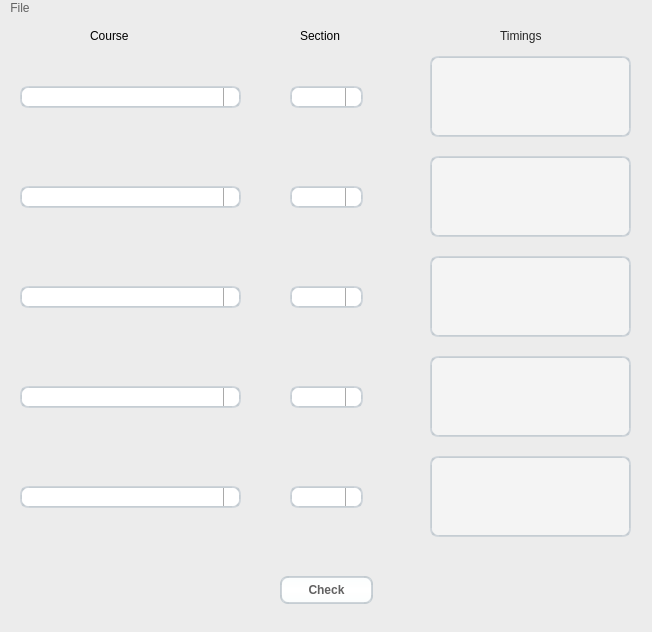
 <widget class="QMainWindow" name="MainWindow">
  <property name="geometry">
   <rect>
    <x>0</x>
    <y>0</y>
    <width>652</width>
    <height>632</height>
   </rect>
  </property>
  <property name="font">
   <font>
    <family>Microsoft JhengHei UI</family>
   </font>
  </property>
  <property name="windowTitle">
   <string>Visual Planning</string>
  </property>
  <property name="autoFillBackground">
   <bool>false</bool>
  </property>
  <property name="styleSheet">
   <string notr="true">QMainWindow {
    background-color:#ececec;
}

QMenuBar {
    background-color: #ececec;
}
QMenuBar::item {
    color: #616161;
    spacing: 3px;
    padding: 1px 4px;
    background-color: #ececec;
}

QMenuBar::item:selected {
    background-color: #dadada;
    color: #3d3d3d;
}
QMenu {
    background-color: #ececec;
}
QMenu::item:selected {
    background-color: #dadada;
    color: #3d3d3d;
}
QMenu::item {
    color: #616161;;
    background-color: #e0e0e0;
}
QTabWidget {
    color:rgb(0,0,0);
    background-color:#000000;
}
QTabWidget::pane {
    border-color: #050a0e;
    background-color: #e0e0e0;
    border-width: 1px;
    border-radius: 4px;
    position: absolute;
    top: -0.5em;
    padding-top: 0.5em;
}

QTabWidget::tab-bar {
    alignment: center;
}

QTabBar::tab {
    border-bottom: 1px solid #c0c0c0;
    padding: 3px;
    color: #272727;
    background-color: #fefefc;
    margin-left:0px;
}
QTabBar::tab:!last {
    border-right: 1px solid;
    border-right-color: #c0c0c0;
    border-bottom-color: #c0c0c0;
}
QTabBar::tab:first {
    border-top-left-radius: 4px;
    border-bottom-left-radius: 4px;
}
QTabBar::tab:last {
    border-top-right-radius: 4px;
    border-bottom-right-radius: 4px;
}
QTabBar::tab:selected, QTabBar::tab:last:selected, QTabBar::tab:hover {
    color: #FFFFFF;
    background-color: qlineargradient(spread:pad, x1:0.5, y1:0, x2:0.5, y2:1, stop:0 #84afe5, stop:1 #1168e4);
}

</string>
  </property>
  <widget class="QWidget" name="centralwidget">
   <widget class="QLabel" name="label">
    <property name="geometry">
     <rect>
      <x>90</x>
      <y>10</y>
      <width>61</width>
      <height>20</height>
     </rect>
    </property>
    <property name="font">
     <font>
      <family>Microsoft JhengHei UI</family>
      <pointsize>9</pointsize>
     </font>
    </property>
    <property name="text">
     <string>Course</string>
    </property>
   </widget>
   <widget class="QLabel" name="label_2">
    <property name="geometry">
     <rect>
      <x>300</x>
      <y>10</y>
      <width>61</width>
      <height>20</height>
     </rect>
    </property>
    <property name="font">
     <font>
      <family>Microsoft JhengHei UI</family>
      <pointsize>9</pointsize>
     </font>
    </property>
    <property name="text">
     <string>Section</string>
    </property>
   </widget>
   <widget class="QLabel" name="label_3">
    <property name="geometry">
     <rect>
      <x>500</x>
      <y>10</y>
      <width>61</width>
      <height>20</height>
     </rect>
    </property>
    <property name="font">
     <font>
      <family>Microsoft JhengHei UI</family>
      <pointsize>9</pointsize>
     </font>
    </property>
    <property name="styleSheet">
     <string notr="true">QLabel
{
    color: #272727;
}</string>
    </property>
    <property name="text">
     <string>Timings</string>
    </property>
   </widget>
   <widget class="QComboBox" name="comboBox">
    <property name="geometry">
     <rect>
      <x>20</x>
      <y>70</y>
      <width>221</width>
      <height>22</height>
     </rect>
    </property>
    <property name="styleSheet">
     <string notr="true">QComboBox, QFontComboBox {
    border-width: 2px;
    border-radius: 8px;
    border-style: solid;
    border-top-color: qlineargradient(spread:pad, x1:0.5, y1:1, x2:0.5, y2:0, stop:0 #c1c9cf, stop:1 #d2d8dd);
    border-right-color: qlineargradient(spread:pad, x1:0, y1:0, x2:1, y2:0, stop:0 #c1c9cf, stop:1 #d2d8dd);
    border-bottom-color: qlineargradient(spread:pad, x1:0.5, y1:0, x2:0.5, y2:1, stop:0 #c1c9cf, stop:1 #d2d8dd);
    border-left-color: qlineargradient(spread:pad, x1:1, y1:0, x2:0, y2:0, stop:0 #c1c9cf, stop:1 #d2d8dd);
    background-color: #f4f4f4;
    color: #272727;
    padding-left: 5px;
}
QComboBox:editable, QComboBox:!editable, QComboBox::drop-down:editable, QComboBox:!editable:on, QComboBox::drop-down:editable:on {
    background: #ffffff;
}
QComboBox::drop-down {
    subcontrol-origin: padding;
    subcontrol-position: top right;
    width: 15px;
    color: #272727;
    border-left-width: 1px;
    border-left-color: darkgray;
    border-left-style: solid;
    border-top-right-radius: 3px;
    border-bottom-right-radius: 3px;
}
QComboBox::down-arrow {
    image: url(C:/Users/fahad/Documents/Pycharm Projects/Project/arrow.png); /*Adawaita icon thene*/
}

QComboBox::down-arrow:on {
    top: 1px;
    left: 1px;
}
QComboBox QAbstractItemView {
    border: 1px solid darkgray;
    border-radius: 8px;
    selection-background-color: #dadada;
    selection-color: #272727;
    color: #272727;
    background: white;
}</string>
    </property>
   </widget>
   <widget class="QComboBox" name="comboBox_2">
    <property name="geometry">
     <rect>
      <x>290</x>
      <y>70</y>
      <width>73</width>
      <height>22</height>
     </rect>
    </property>
    <property name="styleSheet">
     <string notr="true">QComboBox, QFontComboBox {
    border-width: 2px;
    border-radius: 8px;
    border-style: solid;
    border-top-color: qlineargradient(spread:pad, x1:0.5, y1:1, x2:0.5, y2:0, stop:0 #c1c9cf, stop:1 #d2d8dd);
    border-right-color: qlineargradient(spread:pad, x1:0, y1:0, x2:1, y2:0, stop:0 #c1c9cf, stop:1 #d2d8dd);
    border-bottom-color: qlineargradient(spread:pad, x1:0.5, y1:0, x2:0.5, y2:1, stop:0 #c1c9cf, stop:1 #d2d8dd);
    border-left-color: qlineargradient(spread:pad, x1:1, y1:0, x2:0, y2:0, stop:0 #c1c9cf, stop:1 #d2d8dd);
    background-color: #f4f4f4;
    color: #272727;
    padding-left: 5px;
}
QComboBox:editable, QComboBox:!editable, QComboBox::drop-down:editable, QComboBox:!editable:on, QComboBox::drop-down:editable:on {
    background: #ffffff;
}
QComboBox::drop-down {
    subcontrol-origin: padding;
    subcontrol-position: top right;
    width: 15px;
    color: #272727;
    border-left-width: 1px;
    border-left-color: darkgray;
    border-left-style: solid;
    border-top-right-radius: 3px;
    border-bottom-right-radius: 3px;
}
QComboBox::down-arrow {
    image: url(C:/Users/fahad/Documents/Pycharm Projects/Project/arrow.png); /*Adawaita icon thene*/
}

QComboBox::down-arrow:on {
    top: 1px;
    left: 1px;
}
QComboBox QAbstractItemView {
    border: 1px solid darkgray;
    border-radius: 8px;
    selection-background-color: #dadada;
    selection-color: #272727;
    color: #272727;
    background: white;
}</string>
    </property>
   </widget>
   <widget class="QTextEdit" name="textEdit">
    <property name="enabled">
     <bool>false</bool>
    </property>
    <property name="geometry">
     <rect>
      <x>430</x>
      <y>40</y>
      <width>201</width>
      <height>81</height>
     </rect>
    </property>
    <property name="font">
     <font>
      <family>Microsoft JhengHei UI</family>
      <pointsize>7</pointsize>
      <weight>50</weight>
      <bold>false</bold>
     </font>
    </property>
    <property name="autoFillBackground">
     <bool>false</bool>
    </property>
    <property name="styleSheet">
     <string notr="true">QTextEdit 
{
    border-width: 2px;
    border-radius: 8px;
    border-style: solid;
    border-top-color: qlineargradient(spread:pad, x1:0.5, y1:1, x2:0.5, y2:0, stop:0 #c1c9cf, stop:1 #d2d8dd);
    border-right-color: qlineargradient(spread:pad, x1:0, y1:0, x2:1, y2:0, stop:0 #c1c9cf, stop:1 #d2d8dd);
    border-bottom-color: qlineargradient(spread:pad, x1:0.5, y1:0, x2:0.5, y2:1, stop:0 #c1c9cf, stop:1 #d2d8dd);
    border-left-color: qlineargradient(spread:pad, x1:1, y1:0, x2:0, y2:0, stop:0 #c1c9cf, stop:1 #d2d8dd);
    background-color: #f4f4f4;
    color: #3d3d3d;
}

QTextEdit:focus
{
    border-width: 2px;
    border-radius: 8px;
    border-style: solid;
    border-top-color: qlineargradient(spread:pad, x1:0.5, y1:1, x2:0.5, y2:0, stop:0 #85b7e3, stop:1 #9ec1db);
    border-right-color: qlineargradient(spread:pad, x1:0, y1:0, x2:1, y2:0, stop:0 #85b7e3, stop:1 #9ec1db);
    border-bottom-color: qlineargradient(spread:pad, x1:0.5, y1:0, x2:0.5, y2:1, stop:0 #85b7e3, stop:1 #9ec1db);
    border-left-color: qlineargradient(spread:pad, x1:1, y1:0, x2:0, y2:0, stop:0 #85b7e3, stop:1 #9ec1db);
    background-color: #f4f4f4;
    color: #3d3d3d;
}
QTextEdit:disabled 
{
    color: #b9b9b9;
}</string>
    </property>
    <property name="frameShadow">
     <enum>QFrame::Raised</enum>
    </property>
   </widget>
   <widget class="QComboBox" name="comboBox_3">
    <property name="geometry">
     <rect>
      <x>20</x>
      <y>170</y>
      <width>221</width>
      <height>22</height>
     </rect>
    </property>
    <property name="styleSheet">
     <string notr="true">QComboBox, QFontComboBox {
    border-width: 2px;
    border-radius: 8px;
    border-style: solid;
    border-top-color: qlineargradient(spread:pad, x1:0.5, y1:1, x2:0.5, y2:0, stop:0 #c1c9cf, stop:1 #d2d8dd);
    border-right-color: qlineargradient(spread:pad, x1:0, y1:0, x2:1, y2:0, stop:0 #c1c9cf, stop:1 #d2d8dd);
    border-bottom-color: qlineargradient(spread:pad, x1:0.5, y1:0, x2:0.5, y2:1, stop:0 #c1c9cf, stop:1 #d2d8dd);
    border-left-color: qlineargradient(spread:pad, x1:1, y1:0, x2:0, y2:0, stop:0 #c1c9cf, stop:1 #d2d8dd);
    background-color: #f4f4f4;
    color: #272727;
    padding-left: 5px;
}
QComboBox:editable, QComboBox:!editable, QComboBox::drop-down:editable, QComboBox:!editable:on, QComboBox::drop-down:editable:on {
    background: #ffffff;
}
QComboBox::drop-down {
    subcontrol-origin: padding;
    subcontrol-position: top right;
    width: 15px;
    color: #272727;
    border-left-width: 1px;
    border-left-color: darkgray;
    border-left-style: solid;
    border-top-right-radius: 3px;
    border-bottom-right-radius: 3px;
}
QComboBox::down-arrow {
    image: url(C:/Users/fahad/Documents/Pycharm Projects/Project/arrow.png); /*Adawaita icon thene*/
}

QComboBox::down-arrow:on {
    top: 1px;
    left: 1px;
}
QComboBox QAbstractItemView {
    border: 1px solid darkgray;
    border-radius: 8px;
    selection-background-color: #dadada;
    selection-color: #272727;
    color: #272727;
    background: white;
}</string>
    </property>
   </widget>
   <widget class="QTextEdit" name="textEdit_2">
    <property name="enabled">
     <bool>false</bool>
    </property>
    <property name="geometry">
     <rect>
      <x>430</x>
      <y>140</y>
      <width>201</width>
      <height>81</height>
     </rect>
    </property>
    <property name="font">
     <font>
      <family>Microsoft JhengHei UI</family>
      <pointsize>7</pointsize>
      <weight>50</weight>
      <bold>false</bold>
     </font>
    </property>
    <property name="styleSheet">
     <string notr="true">QTextEdit 
{
    border-width: 2px;
    border-radius: 8px;
    border-style: solid;
    border-top-color: qlineargradient(spread:pad, x1:0.5, y1:1, x2:0.5, y2:0, stop:0 #c1c9cf, stop:1 #d2d8dd);
    border-right-color: qlineargradient(spread:pad, x1:0, y1:0, x2:1, y2:0, stop:0 #c1c9cf, stop:1 #d2d8dd);
    border-bottom-color: qlineargradient(spread:pad, x1:0.5, y1:0, x2:0.5, y2:1, stop:0 #c1c9cf, stop:1 #d2d8dd);
    border-left-color: qlineargradient(spread:pad, x1:1, y1:0, x2:0, y2:0, stop:0 #c1c9cf, stop:1 #d2d8dd);
    background-color: #f4f4f4;
    color: #3d3d3d;
}

QTextEdit:focus
{
    border-width: 2px;
    border-radius: 8px;
    border-style: solid;
    border-top-color: qlineargradient(spread:pad, x1:0.5, y1:1, x2:0.5, y2:0, stop:0 #85b7e3, stop:1 #9ec1db);
    border-right-color: qlineargradient(spread:pad, x1:0, y1:0, x2:1, y2:0, stop:0 #85b7e3, stop:1 #9ec1db);
    border-bottom-color: qlineargradient(spread:pad, x1:0.5, y1:0, x2:0.5, y2:1, stop:0 #85b7e3, stop:1 #9ec1db);
    border-left-color: qlineargradient(spread:pad, x1:1, y1:0, x2:0, y2:0, stop:0 #85b7e3, stop:1 #9ec1db);
    background-color: #f4f4f4;
    color: #3d3d3d;
}
QTextEdit:disabled 
{
    color: #b9b9b9;
}</string>
    </property>
   </widget>
   <widget class="QComboBox" name="comboBox_4">
    <property name="geometry">
     <rect>
      <x>290</x>
      <y>170</y>
      <width>73</width>
      <height>22</height>
     </rect>
    </property>
    <property name="styleSheet">
     <string notr="true">QComboBox, QFontComboBox {
    border-width: 2px;
    border-radius: 8px;
    border-style: solid;
    border-top-color: qlineargradient(spread:pad, x1:0.5, y1:1, x2:0.5, y2:0, stop:0 #c1c9cf, stop:1 #d2d8dd);
    border-right-color: qlineargradient(spread:pad, x1:0, y1:0, x2:1, y2:0, stop:0 #c1c9cf, stop:1 #d2d8dd);
    border-bottom-color: qlineargradient(spread:pad, x1:0.5, y1:0, x2:0.5, y2:1, stop:0 #c1c9cf, stop:1 #d2d8dd);
    border-left-color: qlineargradient(spread:pad, x1:1, y1:0, x2:0, y2:0, stop:0 #c1c9cf, stop:1 #d2d8dd);
    background-color: #f4f4f4;
    color: #272727;
    padding-left: 5px;
}
QComboBox:editable, QComboBox:!editable, QComboBox::drop-down:editable, QComboBox:!editable:on, QComboBox::drop-down:editable:on {
    background: #ffffff;
}
QComboBox::drop-down {
    subcontrol-origin: padding;
    subcontrol-position: top right;
    width: 15px;
    color: #272727;
    border-left-width: 1px;
    border-left-color: darkgray;
    border-left-style: solid;
    border-top-right-radius: 3px;
    border-bottom-right-radius: 3px;
}
QComboBox::down-arrow {
    image: url(C:/Users/fahad/Documents/Pycharm Projects/Project/arrow.png); /*Adawaita icon thene*/
}

QComboBox::down-arrow:on {
    top: 1px;
    left: 1px;
}
QComboBox QAbstractItemView {
    border: 1px solid darkgray;
    border-radius: 8px;
    selection-background-color: #dadada;
    selection-color: #272727;
    color: #272727;
    background: white;
}</string>
    </property>
   </widget>
   <widget class="QComboBox" name="comboBox_5">
    <property name="geometry">
     <rect>
      <x>20</x>
      <y>270</y>
      <width>221</width>
      <height>22</height>
     </rect>
    </property>
    <property name="styleSheet">
     <string notr="true">QComboBox, QFontComboBox {
    border-width: 2px;
    border-radius: 8px;
    border-style: solid;
    border-top-color: qlineargradient(spread:pad, x1:0.5, y1:1, x2:0.5, y2:0, stop:0 #c1c9cf, stop:1 #d2d8dd);
    border-right-color: qlineargradient(spread:pad, x1:0, y1:0, x2:1, y2:0, stop:0 #c1c9cf, stop:1 #d2d8dd);
    border-bottom-color: qlineargradient(spread:pad, x1:0.5, y1:0, x2:0.5, y2:1, stop:0 #c1c9cf, stop:1 #d2d8dd);
    border-left-color: qlineargradient(spread:pad, x1:1, y1:0, x2:0, y2:0, stop:0 #c1c9cf, stop:1 #d2d8dd);
    background-color: #f4f4f4;
    color: #272727;
    padding-left: 5px;
}
QComboBox:editable, QComboBox:!editable, QComboBox::drop-down:editable, QComboBox:!editable:on, QComboBox::drop-down:editable:on {
    background: #ffffff;
}
QComboBox::drop-down {
    subcontrol-origin: padding;
    subcontrol-position: top right;
    width: 15px;
    color: #272727;
    border-left-width: 1px;
    border-left-color: darkgray;
    border-left-style: solid;
    border-top-right-radius: 3px;
    border-bottom-right-radius: 3px;
}
QComboBox::down-arrow {
    image: url(C:/Users/fahad/Documents/Pycharm Projects/Project/arrow.png); /*Adawaita icon thene*/
}

QComboBox::down-arrow:on {
    top: 1px;
    left: 1px;
}
QComboBox QAbstractItemView {
    border: 1px solid darkgray;
    border-radius: 8px;
    selection-background-color: #dadada;
    selection-color: #272727;
    color: #272727;
    background: white;
}</string>
    </property>
   </widget>
   <widget class="QTextEdit" name="textEdit_3">
    <property name="enabled">
     <bool>false</bool>
    </property>
    <property name="geometry">
     <rect>
      <x>430</x>
      <y>240</y>
      <width>201</width>
      <height>81</height>
     </rect>
    </property>
    <property name="font">
     <font>
      <family>Microsoft JhengHei UI</family>
      <pointsize>7</pointsize>
      <weight>75</weight>
      <bold>true</bold>
     </font>
    </property>
    <property name="styleSheet">
     <string notr="true">QTextEdit 
{
    border-width: 2px;
    border-radius: 8px;
    border-style: solid;
    border-top-color: qlineargradient(spread:pad, x1:0.5, y1:1, x2:0.5, y2:0, stop:0 #c1c9cf, stop:1 #d2d8dd);
    border-right-color: qlineargradient(spread:pad, x1:0, y1:0, x2:1, y2:0, stop:0 #c1c9cf, stop:1 #d2d8dd);
    border-bottom-color: qlineargradient(spread:pad, x1:0.5, y1:0, x2:0.5, y2:1, stop:0 #c1c9cf, stop:1 #d2d8dd);
    border-left-color: qlineargradient(spread:pad, x1:1, y1:0, x2:0, y2:0, stop:0 #c1c9cf, stop:1 #d2d8dd);
    background-color: #f4f4f4;
    color: #3d3d3d;
}

QTextEdit:focus
{
    border-width: 2px;
    border-radius: 8px;
    border-style: solid;
    border-top-color: qlineargradient(spread:pad, x1:0.5, y1:1, x2:0.5, y2:0, stop:0 #85b7e3, stop:1 #9ec1db);
    border-right-color: qlineargradient(spread:pad, x1:0, y1:0, x2:1, y2:0, stop:0 #85b7e3, stop:1 #9ec1db);
    border-bottom-color: qlineargradient(spread:pad, x1:0.5, y1:0, x2:0.5, y2:1, stop:0 #85b7e3, stop:1 #9ec1db);
    border-left-color: qlineargradient(spread:pad, x1:1, y1:0, x2:0, y2:0, stop:0 #85b7e3, stop:1 #9ec1db);
    background-color: #f4f4f4;
    color: #3d3d3d;
}
QTextEdit:disabled 
{
    color: #b9b9b9;
}</string>
    </property>
   </widget>
   <widget class="QComboBox" name="comboBox_6">
    <property name="geometry">
     <rect>
      <x>290</x>
      <y>270</y>
      <width>73</width>
      <height>22</height>
     </rect>
    </property>
    <property name="styleSheet">
     <string notr="true">QComboBox, QFontComboBox {
    border-width: 2px;
    border-radius: 8px;
    border-style: solid;
    border-top-color: qlineargradient(spread:pad, x1:0.5, y1:1, x2:0.5, y2:0, stop:0 #c1c9cf, stop:1 #d2d8dd);
    border-right-color: qlineargradient(spread:pad, x1:0, y1:0, x2:1, y2:0, stop:0 #c1c9cf, stop:1 #d2d8dd);
    border-bottom-color: qlineargradient(spread:pad, x1:0.5, y1:0, x2:0.5, y2:1, stop:0 #c1c9cf, stop:1 #d2d8dd);
    border-left-color: qlineargradient(spread:pad, x1:1, y1:0, x2:0, y2:0, stop:0 #c1c9cf, stop:1 #d2d8dd);
    background-color: #f4f4f4;
    color: #272727;
    padding-left: 5px;
}
QComboBox:editable, QComboBox:!editable, QComboBox::drop-down:editable, QComboBox:!editable:on, QComboBox::drop-down:editable:on {
    background: #ffffff;
}
QComboBox::drop-down {
    subcontrol-origin: padding;
    subcontrol-position: top right;
    width: 15px;
    color: #272727;
    border-left-width: 1px;
    border-left-color: darkgray;
    border-left-style: solid;
    border-top-right-radius: 3px;
    border-bottom-right-radius: 3px;
}
QComboBox::down-arrow {
    image: url(C:/Users/fahad/Documents/Pycharm Projects/Project/arrow.png); /*Adawaita icon thene*/
}

QComboBox::down-arrow:on {
    top: 1px;
    left: 1px;
}
QComboBox QAbstractItemView {
    border: 1px solid darkgray;
    border-radius: 8px;
    selection-background-color: #dadada;
    selection-color: #272727;
    color: #272727;
    background: white;
}</string>
    </property>
   </widget>
   <widget class="QComboBox" name="comboBox_7">
    <property name="geometry">
     <rect>
      <x>290</x>
      <y>370</y>
      <width>73</width>
      <height>22</height>
     </rect>
    </property>
    <property name="styleSheet">
     <string notr="true">QComboBox, QFontComboBox {
    border-width: 2px;
    border-radius: 8px;
    border-style: solid;
    border-top-color: qlineargradient(spread:pad, x1:0.5, y1:1, x2:0.5, y2:0, stop:0 #c1c9cf, stop:1 #d2d8dd);
    border-right-color: qlineargradient(spread:pad, x1:0, y1:0, x2:1, y2:0, stop:0 #c1c9cf, stop:1 #d2d8dd);
    border-bottom-color: qlineargradient(spread:pad, x1:0.5, y1:0, x2:0.5, y2:1, stop:0 #c1c9cf, stop:1 #d2d8dd);
    border-left-color: qlineargradient(spread:pad, x1:1, y1:0, x2:0, y2:0, stop:0 #c1c9cf, stop:1 #d2d8dd);
    background-color: #f4f4f4;
    color: #272727;
    padding-left: 5px;
}
QComboBox:editable, QComboBox:!editable, QComboBox::drop-down:editable, QComboBox:!editable:on, QComboBox::drop-down:editable:on {
    background: #ffffff;
}
QComboBox::drop-down {
    subcontrol-origin: padding;
    subcontrol-position: top right;
    width: 15px;
    color: #272727;
    border-left-width: 1px;
    border-left-color: darkgray;
    border-left-style: solid;
    border-top-right-radius: 3px;
    border-bottom-right-radius: 3px;
}
QComboBox::down-arrow {
    image: url(C:/Users/fahad/Documents/Pycharm Projects/Project/arrow.png); /*Adawaita icon thene*/
}

QComboBox::down-arrow:on {
    top: 1px;
    left: 1px;
}
QComboBox QAbstractItemView {
    border: 1px solid darkgray;
    border-radius: 8px;
    selection-background-color: #dadada;
    selection-color: #272727;
    color: #272727;
    background: white;
}</string>
    </property>
   </widget>
   <widget class="QTextEdit" name="textEdit_4">
    <property name="enabled">
     <bool>false</bool>
    </property>
    <property name="geometry">
     <rect>
      <x>430</x>
      <y>340</y>
      <width>201</width>
      <height>81</height>
     </rect>
    </property>
    <property name="font">
     <font>
      <family>Microsoft JhengHei UI</family>
      <pointsize>7</pointsize>
      <weight>50</weight>
      <bold>false</bold>
     </font>
    </property>
    <property name="styleSheet">
     <string notr="true">QTextEdit 
{
    border-width: 2px;
    border-radius: 8px;
    border-style: solid;
    border-top-color: qlineargradient(spread:pad, x1:0.5, y1:1, x2:0.5, y2:0, stop:0 #c1c9cf, stop:1 #d2d8dd);
    border-right-color: qlineargradient(spread:pad, x1:0, y1:0, x2:1, y2:0, stop:0 #c1c9cf, stop:1 #d2d8dd);
    border-bottom-color: qlineargradient(spread:pad, x1:0.5, y1:0, x2:0.5, y2:1, stop:0 #c1c9cf, stop:1 #d2d8dd);
    border-left-color: qlineargradient(spread:pad, x1:1, y1:0, x2:0, y2:0, stop:0 #c1c9cf, stop:1 #d2d8dd);
    background-color: #f4f4f4;
    color: #3d3d3d;
}

QTextEdit:focus
{
    border-width: 2px;
    border-radius: 8px;
    border-style: solid;
    border-top-color: qlineargradient(spread:pad, x1:0.5, y1:1, x2:0.5, y2:0, stop:0 #85b7e3, stop:1 #9ec1db);
    border-right-color: qlineargradient(spread:pad, x1:0, y1:0, x2:1, y2:0, stop:0 #85b7e3, stop:1 #9ec1db);
    border-bottom-color: qlineargradient(spread:pad, x1:0.5, y1:0, x2:0.5, y2:1, stop:0 #85b7e3, stop:1 #9ec1db);
    border-left-color: qlineargradient(spread:pad, x1:1, y1:0, x2:0, y2:0, stop:0 #85b7e3, stop:1 #9ec1db);
    background-color: #f4f4f4;
    color: #3d3d3d;
}
QTextEdit:disabled 
{
    color: #b9b9b9;
}</string>
    </property>
   </widget>
   <widget class="QComboBox" name="comboBox_8">
    <property name="enabled">
     <bool>true</bool>
    </property>
    <property name="geometry">
     <rect>
      <x>20</x>
      <y>370</y>
      <width>221</width>
      <height>22</height>
     </rect>
    </property>
    <property name="styleSheet">
     <string notr="true">QComboBox, QFontComboBox {
    border-width: 2px;
    border-radius: 8px;
    border-style: solid;
    border-top-color: qlineargradient(spread:pad, x1:0.5, y1:1, x2:0.5, y2:0, stop:0 #c1c9cf, stop:1 #d2d8dd);
    border-right-color: qlineargradient(spread:pad, x1:0, y1:0, x2:1, y2:0, stop:0 #c1c9cf, stop:1 #d2d8dd);
    border-bottom-color: qlineargradient(spread:pad, x1:0.5, y1:0, x2:0.5, y2:1, stop:0 #c1c9cf, stop:1 #d2d8dd);
    border-left-color: qlineargradient(spread:pad, x1:1, y1:0, x2:0, y2:0, stop:0 #c1c9cf, stop:1 #d2d8dd);
    background-color: #f4f4f4;
    color: #272727;
    padding-left: 5px;
}
QComboBox:editable, QComboBox:!editable, QComboBox::drop-down:editable, QComboBox:!editable:on, QComboBox::drop-down:editable:on {
    background: #ffffff;
}
QComboBox::drop-down {
    subcontrol-origin: padding;
    subcontrol-position: top right;
    width: 15px;
    color: #272727;
    border-left-width: 1px;
    border-left-color: darkgray;
    border-left-style: solid;
    border-top-right-radius: 3px;
    border-bottom-right-radius: 3px;
}
QComboBox::down-arrow {
    image: url(C:/Users/fahad/Documents/Pycharm Projects/Project/arrow.png); /*Adawaita icon thene*/
}

QComboBox::down-arrow:on {
    top: 1px;
    left: 1px;
}
QComboBox QAbstractItemView {
    border: 1px solid darkgray;
    border-radius: 8px;
    selection-background-color: #dadada;
    selection-color: #272727;
    color: #272727;
    background: white;
}</string>
    </property>
   </widget>
   <widget class="QComboBox" name="comboBox_9">
    <property name="geometry">
     <rect>
      <x>20</x>
      <y>470</y>
      <width>221</width>
      <height>22</height>
     </rect>
    </property>
    <property name="styleSheet">
     <string notr="true">QComboBox, QFontComboBox {
    border-width: 2px;
    border-radius: 8px;
    border-style: solid;
    border-top-color: qlineargradient(spread:pad, x1:0.5, y1:1, x2:0.5, y2:0, stop:0 #c1c9cf, stop:1 #d2d8dd);
    border-right-color: qlineargradient(spread:pad, x1:0, y1:0, x2:1, y2:0, stop:0 #c1c9cf, stop:1 #d2d8dd);
    border-bottom-color: qlineargradient(spread:pad, x1:0.5, y1:0, x2:0.5, y2:1, stop:0 #c1c9cf, stop:1 #d2d8dd);
    border-left-color: qlineargradient(spread:pad, x1:1, y1:0, x2:0, y2:0, stop:0 #c1c9cf, stop:1 #d2d8dd);
    background-color: #f4f4f4;
    color: #272727;
    padding-left: 5px;
}
QComboBox:editable, QComboBox:!editable, QComboBox::drop-down:editable, QComboBox:!editable:on, QComboBox::drop-down:editable:on {
    background: #ffffff;
}
QComboBox::drop-down {
    subcontrol-origin: padding;
    subcontrol-position: top right;
    width: 15px;
    color: #272727;
    border-left-width: 1px;
    border-left-color: darkgray;
    border-left-style: solid;
    border-top-right-radius: 3px;
    border-bottom-right-radius: 3px;
}
QComboBox::down-arrow {
    image: url(C:/Users/fahad/Documents/Pycharm Projects/Project/arrow.png); /*Adawaita icon thene*/
}

QComboBox::down-arrow:on {
    top: 1px;
    left: 1px;
}
QComboBox QAbstractItemView {
    border: 1px solid darkgray;
    border-radius: 8px;
    selection-background-color: #dadada;
    selection-color: #272727;
    color: #272727;
    background: white;
}</string>
    </property>
   </widget>
   <widget class="QComboBox" name="comboBox_10">
    <property name="geometry">
     <rect>
      <x>290</x>
      <y>470</y>
      <width>73</width>
      <height>22</height>
     </rect>
    </property>
    <property name="styleSheet">
     <string notr="true">QComboBox, QFontComboBox {
    border-width: 2px;
    border-radius: 8px;
    border-style: solid;
    border-top-color: qlineargradient(spread:pad, x1:0.5, y1:1, x2:0.5, y2:0, stop:0 #c1c9cf, stop:1 #d2d8dd);
    border-right-color: qlineargradient(spread:pad, x1:0, y1:0, x2:1, y2:0, stop:0 #c1c9cf, stop:1 #d2d8dd);
    border-bottom-color: qlineargradient(spread:pad, x1:0.5, y1:0, x2:0.5, y2:1, stop:0 #c1c9cf, stop:1 #d2d8dd);
    border-left-color: qlineargradient(spread:pad, x1:1, y1:0, x2:0, y2:0, stop:0 #c1c9cf, stop:1 #d2d8dd);
    background-color: #f4f4f4;
    color: #272727;
    padding-left: 5px;
}
QComboBox:editable, QComboBox:!editable, QComboBox::drop-down:editable, QComboBox:!editable:on, QComboBox::drop-down:editable:on {
    background: #ffffff;
}
QComboBox::drop-down {
    subcontrol-origin: padding;
    subcontrol-position: top right;
    width: 15px;
    color: #272727;
    border-left-width: 1px;
    border-left-color: darkgray;
    border-left-style: solid;
    border-top-right-radius: 3px;
    border-bottom-right-radius: 3px;
}
QComboBox::down-arrow {
    image: url(C:/Users/fahad/Documents/Pycharm Projects/Project/arrow.png); /*Adawaita icon thene*/
}

QComboBox::down-arrow:on {
    top: 1px;
    left: 1px;
}
QComboBox QAbstractItemView {
    border: 1px solid darkgray;
    border-radius: 8px;
    selection-background-color: #dadada;
    selection-color: #272727;
    color: #272727;
    background: white;
}</string>
    </property>
   </widget>
   <widget class="QTextEdit" name="textEdit_5">
    <property name="enabled">
     <bool>false</bool>
    </property>
    <property name="geometry">
     <rect>
      <x>430</x>
      <y>440</y>
      <width>201</width>
      <height>81</height>
     </rect>
    </property>
    <property name="font">
     <font>
      <family>Microsoft JhengHei UI</family>
      <pointsize>7</pointsize>
      <weight>50</weight>
      <bold>false</bold>
     </font>
    </property>
    <property name="styleSheet">
     <string notr="true">QTextEdit 
{
    border-width: 2px;
    border-radius: 8px;
    border-style: solid;
    border-top-color: qlineargradient(spread:pad, x1:0.5, y1:1, x2:0.5, y2:0, stop:0 #c1c9cf, stop:1 #d2d8dd);
    border-right-color: qlineargradient(spread:pad, x1:0, y1:0, x2:1, y2:0, stop:0 #c1c9cf, stop:1 #d2d8dd);
    border-bottom-color: qlineargradient(spread:pad, x1:0.5, y1:0, x2:0.5, y2:1, stop:0 #c1c9cf, stop:1 #d2d8dd);
    border-left-color: qlineargradient(spread:pad, x1:1, y1:0, x2:0, y2:0, stop:0 #c1c9cf, stop:1 #d2d8dd);
    background-color: #f4f4f4;
    color: #3d3d3d;
}

QTextEdit:focus
{
    border-width: 2px;
    border-radius: 8px;
    border-style: solid;
    border-top-color: qlineargradient(spread:pad, x1:0.5, y1:1, x2:0.5, y2:0, stop:0 #85b7e3, stop:1 #9ec1db);
    border-right-color: qlineargradient(spread:pad, x1:0, y1:0, x2:1, y2:0, stop:0 #85b7e3, stop:1 #9ec1db);
    border-bottom-color: qlineargradient(spread:pad, x1:0.5, y1:0, x2:0.5, y2:1, stop:0 #85b7e3, stop:1 #9ec1db);
    border-left-color: qlineargradient(spread:pad, x1:1, y1:0, x2:0, y2:0, stop:0 #85b7e3, stop:1 #9ec1db);
    background-color: #f4f4f4;
    color: #3d3d3d;
}
QTextEdit:disabled 
{
    color: #b9b9b9;
}</string>
    </property>
   </widget>
   <widget class="QPushButton" name="pushButton">
    <property name="geometry">
     <rect>
      <x>280</x>
      <y>560</y>
      <width>93</width>
      <height>28</height>
     </rect>
    </property>
    <property name="styleSheet">
     <string notr="true">QPushButton
{
    padding: 0 5px 0 5px;
    border-style: solid;
    border-top-color: qlineargradient(spread:pad, x1:0, y1:0, x2:0, y2:1, stop:0 #c1c9cf, stop:1 #d2d8dd);
    border-right-color: qlineargradient(spread:pad, x1:1, y1:0, x2:0, y2:0, stop:0 #c1c9cf, stop:1 #d2d8dd);
    border-bottom-color: qlineargradient(spread:pad, x1:0, y1:1, x2:0, y2:0, stop:0 #c1c9cf, stop:1 #d2d8dd);
    border-left-color: qlineargradient(spread:pad, x1:0, y1:0, x2:1, y2:0, stop:0 #c1c9cf, stop:1 #d2d8dd);
    border-width: 2px;
    border-radius: 8px;
    color: #616161;
    font-weight: bold;
    background-color: qlineargradient(spread:pad, x1:0.5, y1:0, x2:0.5, y2:1, stop:0 #fbfdfd, stop:0.5 #ffffff, stop:1 #fbfdfd);
}

QPushButton::default
{
    border: 2px solid transparent;
    color: #FFFFFF;
    background-color: qlineargradient(spread:pad, x1:0.5, y1:0, x2:0.5, y2:1, stop:0 #84afe5, stop:1 #1168e4);
}

QPushButton:hover
{
    color: #3d3d3d;
}

QPushButton:pressed
{
    color: #aeaeae;
    background-color: qlineargradient(spread:pad, x1:0.5, y1:0, x2:0.5, y2:1, stop:0 #ffffff, stop:0.5 #fbfdfd, stop:1 #ffffff);
}

QPushButton:disabled
{
    color: #616161;
    background-color: qlineargradient(spread:pad, x1:0.5, y1:0, x2:0.5, y2:1, stop:0 #dce7eb, stop:0.5 #e0e8eb, stop:1 #dee7ec);
}</string>
    </property>
    <property name="text">
     <string>Check</string>
    </property>
   </widget>
  </widget>
  <widget class="QMenuBar" name="menubar">
   <property name="geometry">
    <rect>
     <x>0</x>
     <y>0</y>
     <width>652</width>
     <height>23</height>
    </rect>
   </property>
   <widget class="QMenu" name="menuHello">
    <property name="title">
     <string>File</string>
    </property>
    <addaction name="actionSave"/>
   </widget>
   <addaction name="menuHello"/>
  </widget>
  <action name="actionSave">
   <property name="text">
    <string>Save</string>
   </property>
   <property name="font">
    <font>
     <family>Microsoft JhengHei UI</family>
     <pointsize>7</pointsize>
    </font>
   </property>
  </action>
  <action name="actionSign_Out">
   <property name="text">
    <string>Sign Out</string>
   </property>
   <property name="font">
    <font>
     <family>Microsoft JhengHei UI</family>
     <pointsize>7</pointsize>
    </font>
   </property>
  </action>
 </widget>
